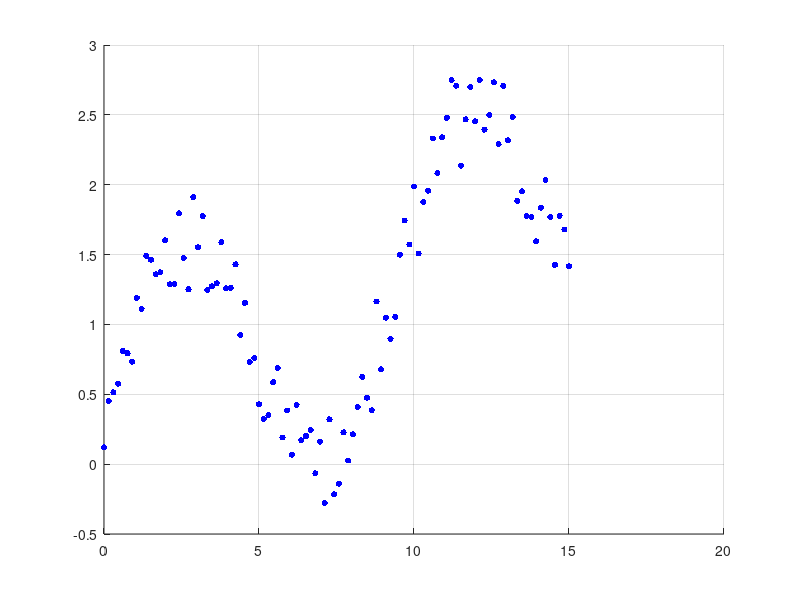

The MATLAB script that drew this image: (Note: this script raises an error after producing the figure.)
% =========================================================================
% ATIVIDADE 1: Regressão Polinomial (Algoritmo de Mínimos Quadrados)
% Sem funções nativas de resolução de sistemas lineares
% =========================================================================
clear; clc; close all;

% 1. Dados Iniciais
x = linspace(0, 15, 100)';
e = 0.7 * rand(100, 1);
y = sin(x/1.5) + 0.1*x + e;
n = length(x);

graus = [1, 2, 4, 10];
cores = ['r', 'g', 'm', 'k'];

figure('Name', 'Ajuste Polinomial (Somatórios)', 'Position', [100, 100, 800, 600]);
scatter(x, y, 20, 'b', 'filled');
hold on; grid on;
legend_labels = {'Dados Originais'};

fprintf('--- Resultados da Atividade 1 (Sem metodos nativos) ---\n');

% 2. Loop principal para testar os diferentes graus de polinômio
for grau_idx = 1:length(graus)
    g = graus(grau_idx);
    m = g + 1;

    A = zeros(m, m);
    b = zeros(m, 1);

    % Montagem da matriz de somatórios (passo a passo)
    for i = 1:m
        k1 = i - 1;
        for j = 1:m
            potencia = (i - 1) + (j - 1);

            if i == 1 && j == 1
                A(i, j) = n;
            else
                s = 0;
                for k = 1:n
                    s = s + x(k)^potencia;
                end
                A(i, j) = s;
                A(j, i) = s;
            end
        end

        s = 0;
        if i == 1
            for k = 1:n
                s = s + y(k);
            end
        else
            for k = 1:n
                s = s + y(k) * (x(k)^k1);
            end
        end
        b(i) = s;
    end

    % =====================================================================
    % Solução do sistema linear usando a função Gauss com Pivoteamento
    % =====================================================================
    coeficientes = gauss_pivoteamento(A, b);

    % Cálculo dos valores preditos para traçar o gráfico
    y_ajuste = zeros(n, 1);
    for k = 1:n
        y_calc = 0;
        for c = 1:m
            y_calc = y_calc + coeficientes(c) * x(k)^(c-1);
        end
        y_ajuste(k) = y_calc;
    end

    % Cálculo do Coeficiente de Determinação (r^2)
    y_medio = mean(y);
    St = sum((y - y_medio).^2);
    Sr = sum((y - y_ajuste).^2);
    r2 = (St - Sr) / St;

    fprintf('Grau %d | r^2 = %.4f\n', g, r2);

    plot(x, y_ajuste, 'Color', cores(grau_idx), 'LineWidth', 2);
    legend_labels{end+1} = sprintf('Grau %d (r^2 = %.2f)', g, r2);
end

title('Regressão Polinomial (Algoritmo Explícito + Gauss Pivoteamento)');
xlabel('x'); ylabel('y');
legend(legend_labels, 'Location', 'northwest');
hold off;
